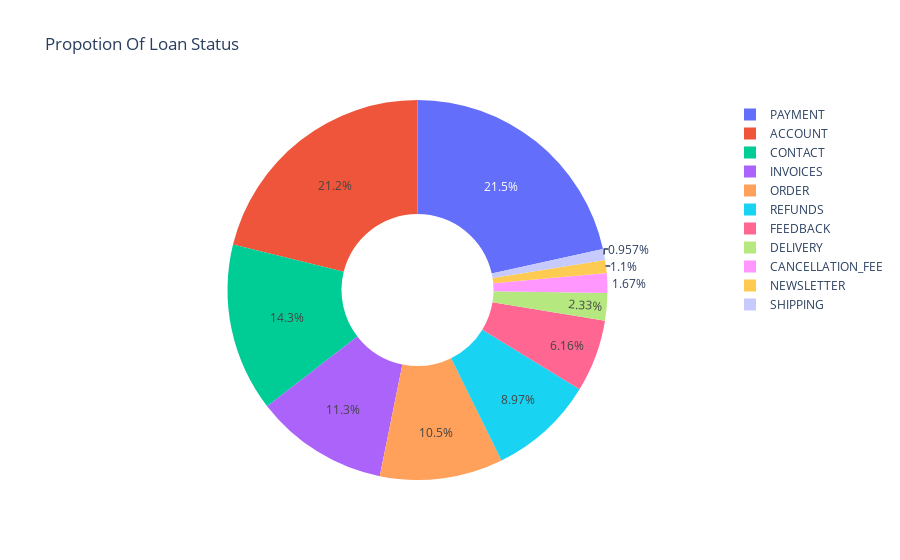

The notebook cell this image was saved under:
### Markdown cell above
Preprocessing

### Code cell
import plotly.express as ex
ex.pie(df,names='category',title='Propotion Of Loan Status',hole=0.4)

### Figure 1 — Plotly figure (JSON) as saved in the notebook; plotly's stock layout.template omitted (floating-point values rounded to 4 significant figures; data arrays with more than 128 entries replaced by an {"elided": "..."} marker saying what was removed)
{"data": [{"domain": {"x": [0, 1], "y": [0, 1]}, "hole": 0.4, "hovertemplate": "category=%{label}<extra></extra>", "labels": {"elided": "21534 str values"}, "legendgroup": "", "name": "", "showlegend": true, "type": "pie"}], "layout": {"legend": {"tracegroupgap": 0}, "title": {"text": "Propotion Of Loan Status"}}}
